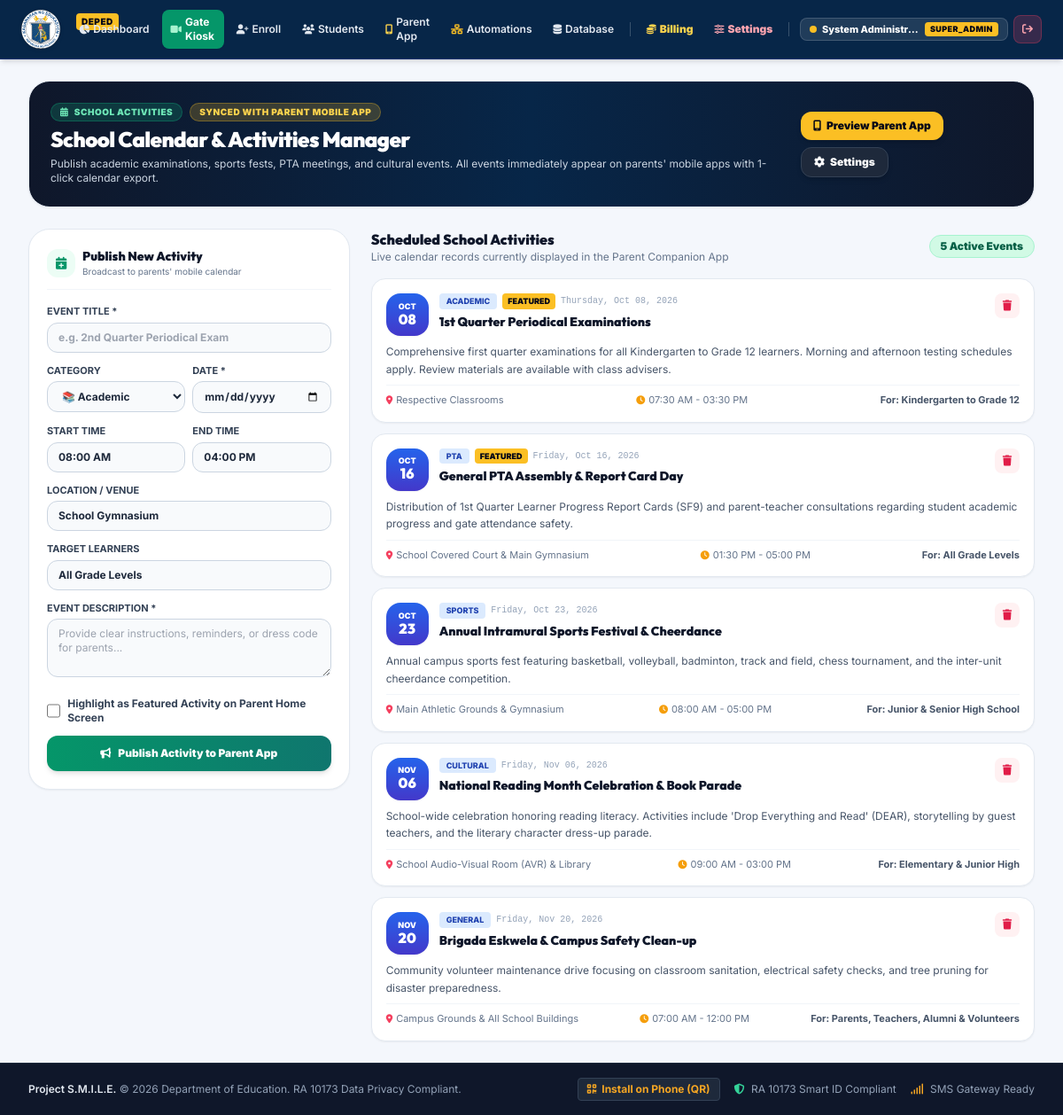
The app's page /admin/events (signed in) with its own data.
### smile_orm.py (models this page shows)
class SchoolEvent(Base):
    __tablename__ = 'school_events'
    id = Column(Integer, primary_key=True, autoincrement=True)
    title = Column(String(150), nullable=False)
    category = Column(String(40), default="ACADEMIC") # ACADEMIC, SPORTS, CULTURAL, PTA, HOLIDAY, GENERAL
    description = Column(Text, nullable=False)
    event_date = Column(String(20), nullable=False, index=True) # e.g. "2026-10-15" (ISO YYYY-MM-DD)
    start_time = Column(String(20), default="08:00 AM")
    end_time = Column(String(20), default="04:00 PM")
    location = Column(String(100), default="School Gymnasium")
    target_grades = Column(String(50), default="ALL")
    organizer = Column(String(100), default="School Administration")
    badge_color = Column(String(20), default="blue") # blue, emerald, amber, purple, rose
    is_highlighted = Column(Boolean, default=False)
    created_at = Column(DateTime, default=pht_now, index=True)
    def to_dict(self):
        formatted_date = self.event_date
        short_month = "EVENT"
        day_num = "01"
        is_upcoming = True
        days_until = 0
        try:
            d_obj = datetime.strptime(self.event_date, "%Y-%m-%d")
            formatted_date = d_obj.strftime("%A, %b %d, %Y")
            short_month = d_obj.strftime("%b").upper()
            day_num = d_obj.strftime("%d")
            is_upcoming = d_obj.date() >= pht_now().date()
            days_until = (d_obj.date() - pht_now().date()).days
        except Exception:
            pass
        return {
            "id": self.id,
            "title": self.title,
            "category": self.category,
            "description": self.description,
            "event_date": self.event_date,
            "formatted_date": formatted_date,
            "short_month": short_month,
            "day_num": day_num,
            "start_time": self.start_time,
            "end_time": self.end_time,
            "time_range": f"{self.start_time} - {self.end_time}" if self.end_time else self.start_time,
            "location": self.location,
            "target_grades": self.target_grades,
            "organizer": self.organizer,
            "badge_color": self.badge_color,
            "is_highlighted": self.is_highlighted,
            "is_upcoming": is_upcoming,
            "days_until": days_until,
            "created_at": self.created_at.strftime("%Y-%m-%d %I:%M %p") if self.created_at else ""
        }

### app.py (the view)
@app.route('/admin/events')
@admin_required
def admin_events_page():
    from smile_orm import get_all_events_orm
    events = get_all_events_orm(limit=100)
    return render_template('admin_events.html', events=events, school_name=smile_config.SCHOOL_NAME)

### app.py (called while the page is built)
def admin_required(f):
    @wraps(f)
    def decorated_function(*args, **kwargs):
        if 'user_id' not in session:
            return redirect(url_for('login_page', next=request.path))
        if session.get('role') != 'SUPER_ADMIN':
            return render_template(
                'errors/403.html',
                school_name=smile_config.SCHOOL_NAME,
                message="Access Restricted: Central System Settings, SMS credentials, database archives, and billing management can ONLY be accessed by the Super Administrator account."
            ), 403
        return f(*args, **kwargs)
    return decorated_function

@app.context_processor
def inject_user_context():
    return {
        "current_user": {
            "id": session.get("user_id"),
            "username": session.get("username"),
            "full_name": session.get("full_name"),
            "role": session.get("role"),
            "is_admin": session.get("role") == "SUPER_ADMIN",
            "is_principal": session.get("role") in ["SUPER_ADMIN", "PRINCIPAL"],
            "is_teacher": session.get("role") in ["SUPER_ADMIN", "PRINCIPAL", "TEACHER"],
            "is_guard": session.get("role") in ["SUPER_ADMIN", "GUARD"]
        } if "user_id" in session else None
    }

@app.after_request
def add_performance_headers(response):
    if request.path.startswith('/static/'):
        response.headers['Cache-Control'] = 'public, max-age=604800, immutable'
    return response

### smile_config.py (called while the page is built)
def pht_now() -> datetime:
    return datetime.now(PHT).replace(tzinfo=None)

### templates/admin_events.html (shortened to what this page needs)
{% extends "base.html" %}
{% block content %}
<div class="space-y-6">
  <div class="glass-card rounded-2xl sm:rounded-3xl p-4 sm:p-6 border border-slate-200 shadow-sm flex flex-col md:flex-row md:items-center justify-between gap-4 bg-gradient-to-r from-slate-900 via-deped-darkblue to-slate-900 text-white relative overflow-hidden">
    <div class="space-y-1 z-10">
      <div class="flex items-center gap-2 flex-wrap">
        <span class="px-2.5 py-0.5 rounded-full text-[10px] font-black uppercase tracking-wider bg-emerald-500/20 text-emerald-300 border border-emerald-500/30">
          <i class="fa-solid fa-calendar-days mr-1"></i> SCHOOL ACTIVITIES
        </span>
        <span class="px-2.5 py-0.5 rounded-full text-[10px] font-black uppercase tracking-wider bg-amber-400/20 text-amber-300 border border-amber-400/30">
          Synced with Parent Mobile App
        </span>
      </div>
      <h1 class="text-xl sm:text-2xl font-black font-heading tracking-tight text-white">School Calendar & Activities Manager</h1>
      <p class="text-xs text-slate-300">
        Publish academic examinations, sports fests, PTA meetings, and cultural events. All events immediately appear on parents' mobile apps with 1-click calendar export.
      </p>
    </div>
    <div class="flex items-center gap-2 z-10 flex-wrap">
      <a href="/mobile" target="_blank" class="px-3.5 py-2 bg-amber-400 hover:bg-amber-300 text-slate-950 font-black text-xs rounded-xl shadow-md transition flex items-center gap-1.5">
        <i class="fa-solid fa-mobile-screen"></i> Preview Parent App
      </a>
      <a href="/admin/settings" class="px-3.5 py-2 bg-slate-800 hover:bg-slate-700 text-white font-black text-xs rounded-xl shadow-md transition flex items-center gap-1.5 border border-slate-700">
        <i class="fa-solid fa-gear"></i> Settings
      </a>
    </div>
  </div>
  <div class="grid grid-cols-1 lg:grid-cols-3 gap-6">
    <div class="lg:col-span-1 space-y-6">
      <div class="glass-card rounded-3xl p-5 border border-slate-200 shadow-sm bg-white space-y-4">
        <div class="flex items-center gap-2 pb-3 border-b border-slate-100">
          <div class="w-8 h-8 rounded-xl bg-emerald-50 text-emerald-600 flex items-center justify-center text-sm">
            <i class="fa-solid fa-calendar-plus"></i>
          </div>
          <div>
            <h3 class="text-sm font-black text-slate-900">Publish New Activity</h3>
            <p class="text-[10px] text-slate-500">Broadcast to parents' mobile calendar</p>
          </div>
        </div>
        <form id="addEventForm" class="space-y-3">
          <div>
            <label class="block text-[11px] font-bold text-slate-700 uppercase mb-1">Event Title *</label>
            <input type="text" id="evTitle" required placeholder="e.g. 2nd Quarter Periodical Exam" class="w-full px-3 py-2 bg-slate-50 border border-slate-300 rounded-xl text-xs font-bold text-slate-800 focus:ring-2 focus:ring-deped-blue focus:outline-none">
          </div>
          <div class="grid grid-cols-2 gap-2">
            <div>
              <label class="block text-[11px] font-bold text-slate-700 uppercase mb-1">Category</label>
              <select id="evCategory" class="w-full px-3 py-2 bg-slate-50 border border-slate-300 rounded-xl text-xs font-bold text-slate-800 focus:ring-2 focus:ring-deped-blue focus:outline-none">
                <option value="ACADEMIC">📚 Academic</option>
              </select>
            </div>
            <div>
              <label class="block text-[11px] font-bold text-slate-700 uppercase mb-1">Date *</label>
              <input type="date" id="evDate" required class="w-full px-3 py-2 bg-slate-50 border border-slate-300 rounded-xl text-xs font-bold text-slate-800 focus:ring-2 focus:ring-deped-blue focus:outline-none">
            </div>
          </div>
          <div class="grid grid-cols-2 gap-2">
            <div>
              <label class="block text-[11px] font-bold text-slate-700 uppercase mb-1">Start Time</label>
              <input type="text" id="evStartTime" value="08:00 AM" placeholder="08:00 AM" class="w-full px-3 py-2 bg-slate-50 border border-slate-300 rounded-xl text-xs font-bold text-slate-800 focus:ring-2 focus:ring-deped-blue focus:outline-none">
            </div>
            <div>
              <label class="block text-[11px] font-bold text-slate-700 uppercase mb-1">End Time</label>
              <input type="text" id="evEndTime" value="04:00 PM" placeholder="04:00 PM" class="w-full px-3 py-2 bg-slate-50 border border-slate-300 rounded-xl text-xs font-bold text-slate-800 focus:ring-2 focus:ring-deped-blue focus:outline-none">
            </div>
          </div>
          <div>
            <label class="block text-[11px] font-bold text-slate-700 uppercase mb-1">Location / Venue</label>
            <input type="text" id="evLocation" value="School Gymnasium" placeholder="e.g. Covered Court / Main Quadrangle" class="w-full px-3 py-2 bg-slate-50 border border-slate-300 rounded-xl text-xs font-bold text-slate-800 focus:ring-2 focus:ring-deped-blue focus:outline-none">
          </div>
          <div>
            <label class="block text-[11px] font-bold text-slate-700 uppercase mb-1">Target Learners</label>
            <input type="text" id="evTarget" value="All Grade Levels" placeholder="e.g. Grade 7 to 10" class="w-full px-3 py-2 bg-slate-50 border border-slate-300 rounded-xl text-xs font-bold text-slate-800 focus:ring-2 focus:ring-deped-blue focus:outline-none">
          </div>
          <div>
            <label class="block text-[11px] font-bold text-slate-700 uppercase mb-1">Event Description *</label>
            <textarea id="evDescription" rows="3" required placeholder="Provide clear instructions, reminders, or dress code for parents..." class="w-full px-3 py-2 bg-slate-50 border border-slate-300 rounded-xl text-xs text-slate-800 focus:ring-2 focus:ring-deped-blue focus:outline-none"></textarea>
          </div>
          <div class="flex items-center gap-2 pt-1">
            <input type="checkbox" id="evHighlight" class="w-4 h-4 text-deped-blue rounded focus:ring-deped-blue">
            <label for="evHighlight" class="text-xs font-bold text-slate-700">Highlight as Featured Activity on Parent Home Screen</label>
          </div>
          <button type="submit" id="btnPublishEvent" class="w-full py-3 bg-gradient-to-r from-emerald-600 to-teal-700 hover:from-emerald-500 hover:to-teal-600 text-white font-black text-xs rounded-xl shadow-md transition flex items-center justify-center gap-2">
            <i class="fa-solid fa-bullhorn"></i> Publish Activity to Parent App
          </button>
        </form>
      </div>
    </div>
    <div class="lg:col-span-2 space-y-4">
      <div class="flex items-center justify-between">
        <div>
          <h2 class="text-base font-black font-heading text-slate-900">Scheduled School Activities</h2>
          <p class="text-xs text-slate-500">Live calendar records currently displayed in the Parent Companion App</p>
        </div>
        <span class="px-3 py-1 rounded-full text-xs font-black bg-emerald-100 text-emerald-800 border border-emerald-200">
          {{ events|length }} Active Events
        </span>
      </div>
      <div class="space-y-3" id="eventsTableContainer">
        {% for ev in events %}
        <div class="glass-card rounded-2xl p-4 border border-slate-200 shadow-sm bg-white space-y-2 hover:shadow-md transition">
          <div class="flex items-start justify-between gap-3">
            <div class="flex items-start gap-3">
              <div class="w-12 h-12 rounded-2xl bg-gradient-to-b from-blue-600 to-indigo-700 text-white flex flex-col items-center justify-center p-1 shadow-sm shrink-0">
                <span class="text-[9px] font-black uppercase leading-none">{{ ev.short_month }}</span>
                <span class="text-base font-black font-heading leading-tight">{{ ev.day_num }}</span>
              </div>
              <div>
                <div class="flex items-center gap-1.5 flex-wrap">
                  <span class="px-2 py-0.5 rounded text-[9px] font-extrabold uppercase bg-blue-100 text-blue-800">{{ ev.category }}</span>
                  {% if ev.is_highlighted %}
                  <span class="px-1.5 py-0.5 rounded text-[9px] font-black uppercase bg-amber-400 text-slate-950">Featured</span>
                  {% endif %}
                  <span class="text-[10px] text-slate-400 font-mono">{{ ev.formatted_date }}</span>
                </div>
                <h3 class="text-sm font-black text-slate-900 mt-1">{{ ev.title }}</h3>
              </div>
            </div>
            <button onclick="deleteEvent({{ ev.id }})" class="w-7 h-7 rounded-lg bg-rose-50 hover:bg-rose-100 text-rose-600 flex items-center justify-center text-xs transition" title="Delete Event">
              <i class="fa-solid fa-trash"></i>
            </button>
          </div>
          <p class="text-xs text-slate-600 leading-relaxed">{{ ev.description }}</p>
          <div class="pt-2 border-t border-slate-100 flex items-center justify-between text-[11px] text-slate-500">
            <span class="flex items-center gap-1"><i class="fa-solid fa-location-dot text-rose-500 text-[10px]"></i> {{ ev.location }}</span>
            <span class="flex items-center gap-1"><i class="fa-solid fa-clock text-amber-500 text-[10px]"></i> {{ ev.time_range }}</span>
            <span class="font-bold text-slate-600">For: {{ ev.target_grades }}</span>
          </div>
        </div>
        {% endfor %}
      </div>
    </div>
  </div>
</div>
{% endblock %}

### templates/base.html (style rules this page uses)
html, body { overflow-x: hidden; max-width: 100vw; }
body { font-family: 'Inter', sans-serif; background-color: #F4F7FC; }
h1, h2, h3, h4, .font-heading { font-family: 'Outfit', sans-serif; }
.glass-card { background: rgba(255, 255, 255, 0.95); backdrop-filter: blur(10px); border: 1px solid rgba(226, 232, 240, 0.8); }

### records on screen
SchoolEvent: short_month "OCT", day_num "08", category "ACADEMIC", shows "FEATURED", formatted_date "Thursday, Oct 08, 2026", title "1st Quarter Periodical Examinations", description "Comprehensive first quarter examinations for all Kindergarten to Grade 12 learners. Morning and afternoon testing schedules apply. Review materials are available with class advisers.", location "Respective Classrooms", time_range "07:30 AM - 03:30 PM", target_grades "Kindergarten to Grade 12"
SchoolEvent: short_month "OCT", day_num "16", category "PTA", shows "FEATURED", formatted_date "Friday, Oct 16, 2026", title "General PTA Assembly & Report Card Day", description "Distribution of 1st Quarter Learner Progress Report Cards (SF9) and parent-teacher consultations regarding student academic progress and gate attendance safety.", location "School Covered Court & Main Gymnasium", time_range "01:30 PM - 05:00 PM", target_grades "All Grade Levels"
SchoolEvent: short_month "OCT", day_num "23", category "SPORTS", formatted_date "Friday, Oct 23, 2026", title "Annual Intramural Sports Festival & Cheerdance", description "Annual campus sports fest featuring basketball, volleyball, badminton, track and field, chess tournament, and the inter-unit cheerdance competition.", location "Main Athletic Grounds & Gymnasium", time_range "08:00 AM - 05:00 PM", target_grades "Junior & Senior High School"
SchoolEvent: short_month "NOV", day_num "06", category "CULTURAL", formatted_date "Friday, Nov 06, 2026", title "National Reading Month Celebration & Book Parade", description "School-wide celebration honoring reading literacy. Activities include 'Drop Everything and Read' (DEAR), storytelling by guest teachers, and the literary character dress-up parade.", location "School Audio-Visual Room (AVR) & Library", time_range "09:00 AM - 03:00 PM", target_grades "Elementary & Junior High"
SchoolEvent: short_month "NOV", day_num "20", category "GENERAL", formatted_date "Friday, Nov 20, 2026", title "Brigada Eskwela & Campus Safety Clean-up", description "Community volunteer maintenance drive focusing on classroom sanitation, electrical safety checks, and tree pruning for disaster preparedness.", location "Campus Grounds & All School Buildings", time_range "07:00 AM - 12:00 PM", target_grades "Parents, Teachers, Alumni & Volunteers"

### other values on screen
{{ current_user.full_name }} "System Administr…"
{{ current_user.role }} "SUPER_ADMIN"
{{ events|length }} "5"
